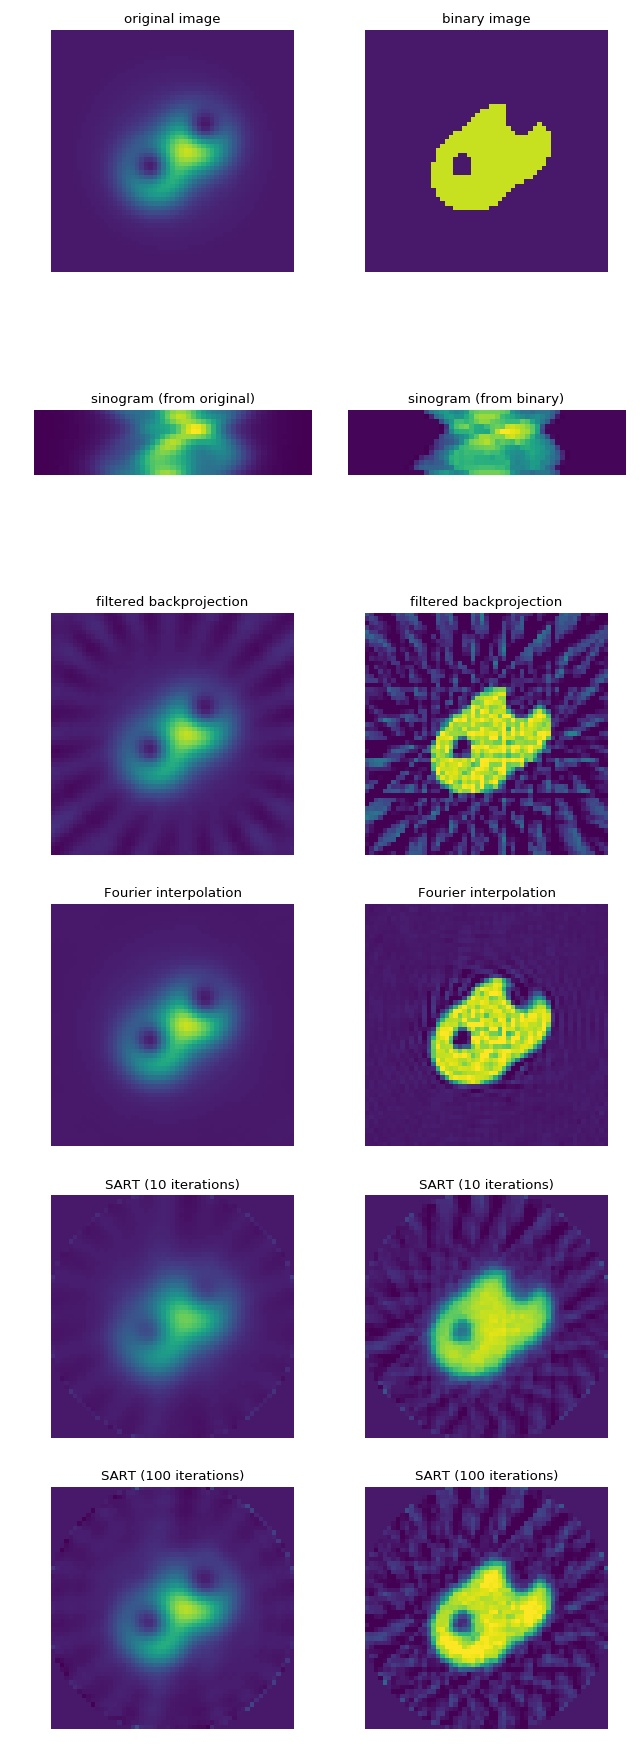

Write the Python code that produced this figure.
"""Comparison of parallel reconstruction methods

This example illustrates the performance of the
different reconstruction techniques. The left
column shows the reconstruction of the original
image and the right column shows the reconstruction
of the corresponding binary images. Note that the
SART process could be sped-up by computing an
initial guess with a non-iterative method and
setting it with the ``initial`` keyword argument.
"""
from matplotlib import pylab as plt
import numpy as np

import radontea
from radontea.logo import get_original

N = 55  # image size
A = 13  # number of sinogram angles
ITA = 10  # number of iterations a
ITB = 100  # number of iterations b

angles = np.linspace(0, np.pi, A)

im = get_original(N)
sino = radontea.radon(im, angles)
fbp = radontea.backproject(sino, angles)
fintp = radontea.fourier_map(sino, angles).real
sarta = radontea.sart(sino, angles, iterations=ITA)
sartb = radontea.sart(sino, angles, iterations=ITB)

im2 = (im >= (im.max() / 5)) * 255
sino2 = radontea.radon(im2, angles)
fbp2 = radontea.backproject(sino2, angles)
fintp2 = radontea.fourier_map(sino2, angles).real
sarta2 = radontea.sart(sino2, angles, iterations=ITA)
sartb2 = radontea.sart(sino2, angles, iterations=ITB)

plt.figure(figsize=(8, 22))
pltkw = {"vmin":-20,
         "vmax":280}

plt.subplot(6, 2, 1, title="original image")
plt.imshow(im, **pltkw)
plt.axis('off')

plt.subplot(6, 2, 2, title="binary image")
plt.imshow(im2, **pltkw)
plt.axis('off')

plt.subplot(6, 2, 3, title="sinogram (from original)")
plt.imshow(sino)
plt.axis('off')

plt.subplot(6, 2, 4, title="sinogram (from binary)")
plt.imshow(sino2)
plt.axis('off')

plt.subplot(6, 2, 5, title="filtered backprojection")
plt.imshow(fbp, **pltkw)
plt.axis('off')

plt.subplot(6, 2, 6, title="filtered backprojection")
plt.imshow(fbp2, **pltkw)
plt.axis('off')

plt.subplot(6, 2, 7, title="Fourier interpolation")
plt.imshow(fintp, **pltkw)
plt.axis('off')

plt.subplot(6, 2, 8, title="Fourier interpolation")
plt.imshow(fintp2, **pltkw)
plt.axis('off')

plt.subplot(6, 2, 9, title="SART ({} iterations)".format(ITA))
plt.imshow(sarta, **pltkw)
plt.axis('off')

plt.subplot(6, 2, 10, title="SART ({} iterations)".format(ITA))
plt.imshow(sarta2, **pltkw)
plt.axis('off')

plt.subplot(6, 2, 11, title="SART ({} iterations)".format(ITB))
plt.imshow(sartb, **pltkw)
plt.axis('off')

plt.subplot(6, 2, 12, title="SART ({} iterations)".format(ITB))
plt.imshow(sartb2, **pltkw)
plt.axis('off')


plt.tight_layout()
plt.show()
